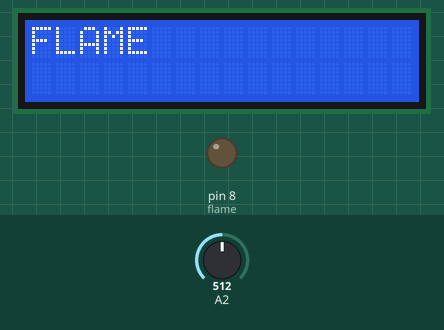
Bench run of a sketch on a simulated Arduino Uno, built with avr-gcc and run on an emulated ATmega328P. Shown: 16×2 character LCD, output pins drawn as LEDs (lit = HIGH). The test bench sets the inputs (shaded band); at power-on: A2 = 512.

Above: at 0.2 s.
6.4 s: A2 set to 584
7.9 s: A2 set to 618
At 9.1 s:
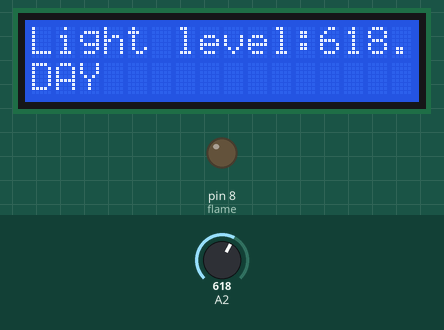
9.4 s: A2 set to 390
At 10.5 s:
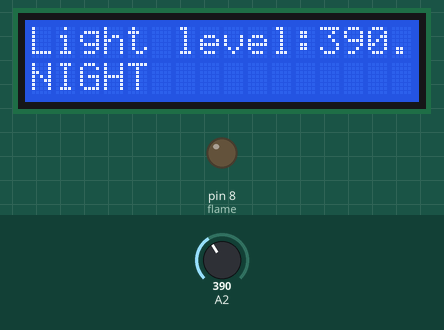
10.9 s: A2 set to 407
At 11.6 s:
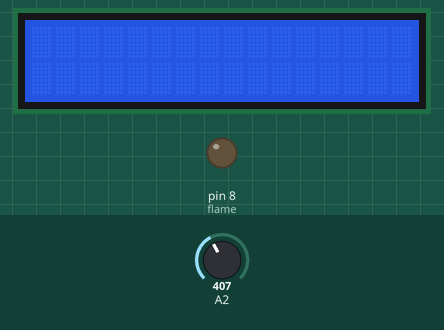
Timing chart, 0 to 13.4 s (numbered marks = the images above; inputs shaded):
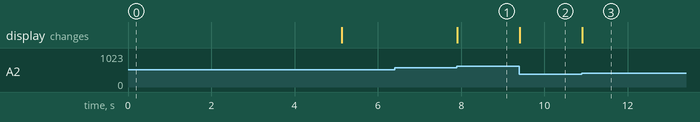

The sketch:

LDR_sensor.ino
```cpp
//#include <LiquidCrystal_I2C.h>
#include<LiquidCrystal.h>
//#include<Wire.h>
LiquidCrystal lcd(12,11,5,4,3,2);
//LiquidCrystal_I2C lcd(0*27,16,2);
#define flame 8
#define Relaypin 8
int ONTreshold=400.0;
int OFFTreshold=600.0;
void setup() {
  // put your setup code here, to run once:
pinMode(flame,INPUT);
pinMode(Relaypin,OUTPUT);
lcd.begin(16,2);
//lcd.init();
//lcd.backlight();
lcd.begin(16,2);
lcd.setCursor(0,0);
lcd.print("FLAME");
delay(5000);
lcd.clear();
}

void loop() {
  // put your main code here, to run repeatedly:
float LDRvalues=analogRead(A2);
if(isnan(LDRvalues)){
  lcd.setCursor(0,0);
  lcd.print("an error troubleshoot");
 delay(5000);
  lcd.clear();
}else if(LDRvalues<400.0){
  lcd.setCursor(0,0);
  lcd.print("Light level:");
  lcd.print(LDRvalues);
  lcd.setCursor(0,1);
  lcd.print("NIGHT");
  //lcd.clear();
  digitalWrite(5,HIGH);
}else if(LDRvalues>600.0){
 lcd.setCursor(0,0);
  lcd.print("Light level:");
  lcd.print(LDRvalues);
  lcd.setCursor(0,1);
  lcd.print("DAY");
  //lcd.clear();
  digitalWrite(5,LOW);
}else{

lcd.clear();
}
}
```

Measured:
- the behaviour switches between 600 and 601 on A2 (found by bisection; images 0 and 1)
- the behaviour switches between 399 and 400 on A2 (found by bisection; images 2 and 3)
- after the input at 6.4 s, every drawn part: stays the same
- after the input at 7.9 s, the display: changes at once (image 1)
- after the input at 9.4 s, the display: changes at once (image 2)
- after the input at 10.9 s, the display: changes at once (image 3)
